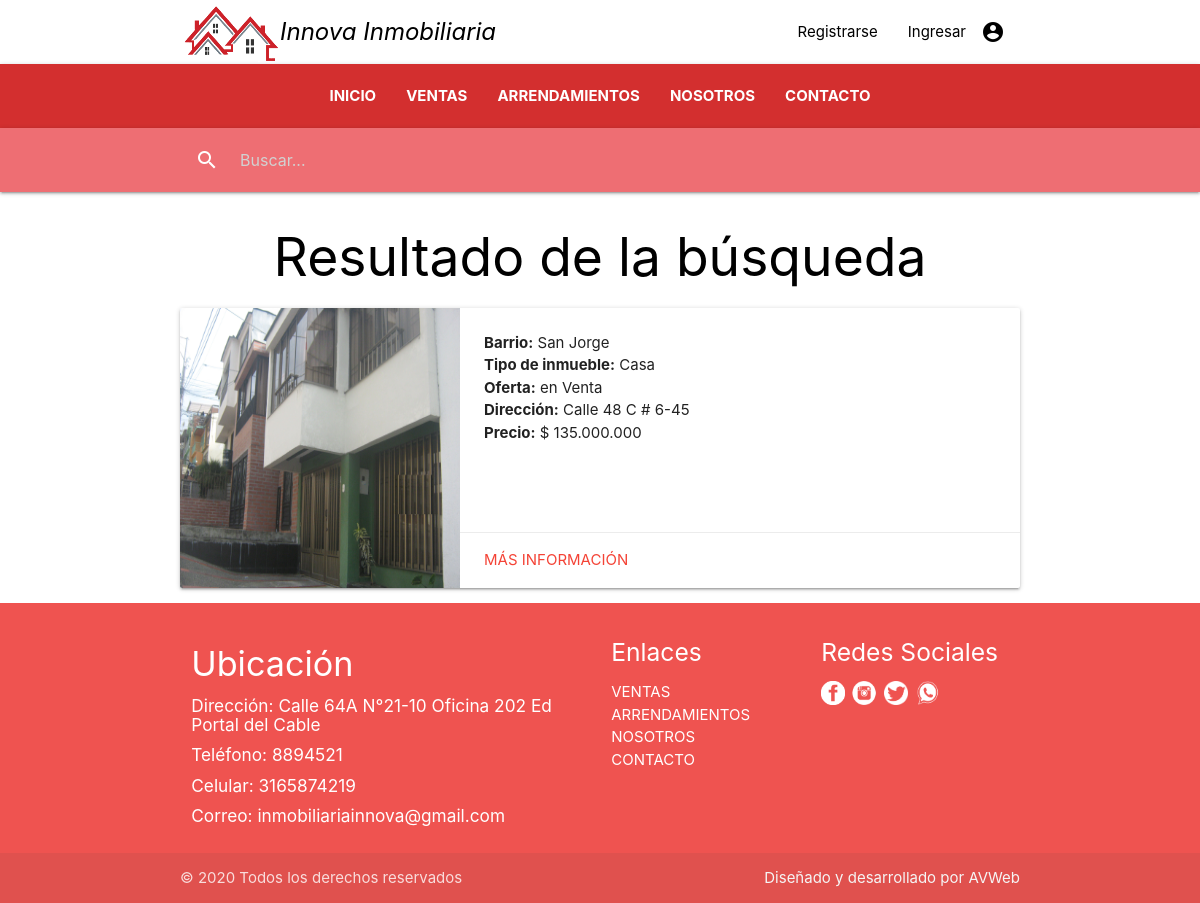
/buscar/, run on an earlier commit of the app's database.
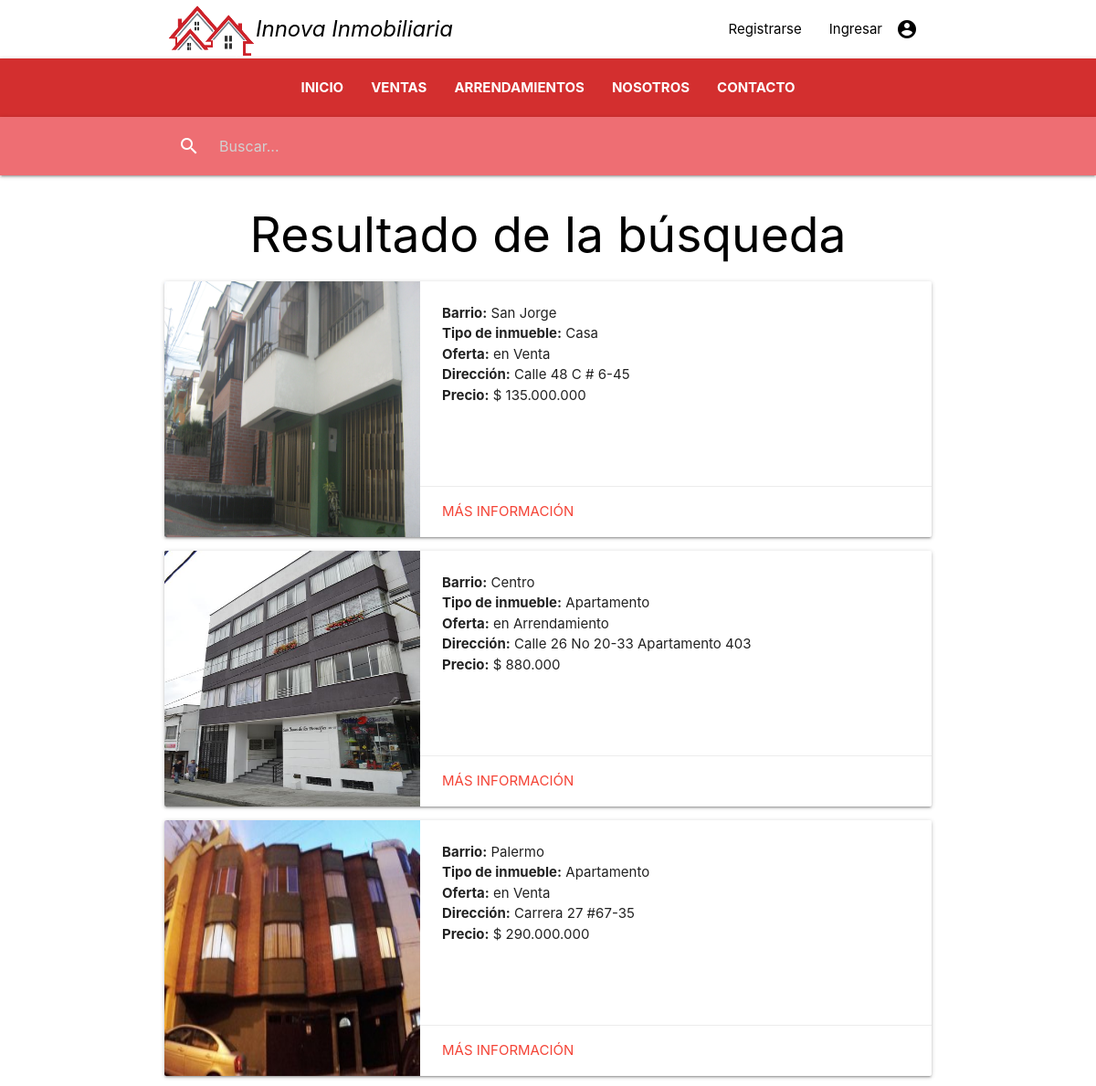
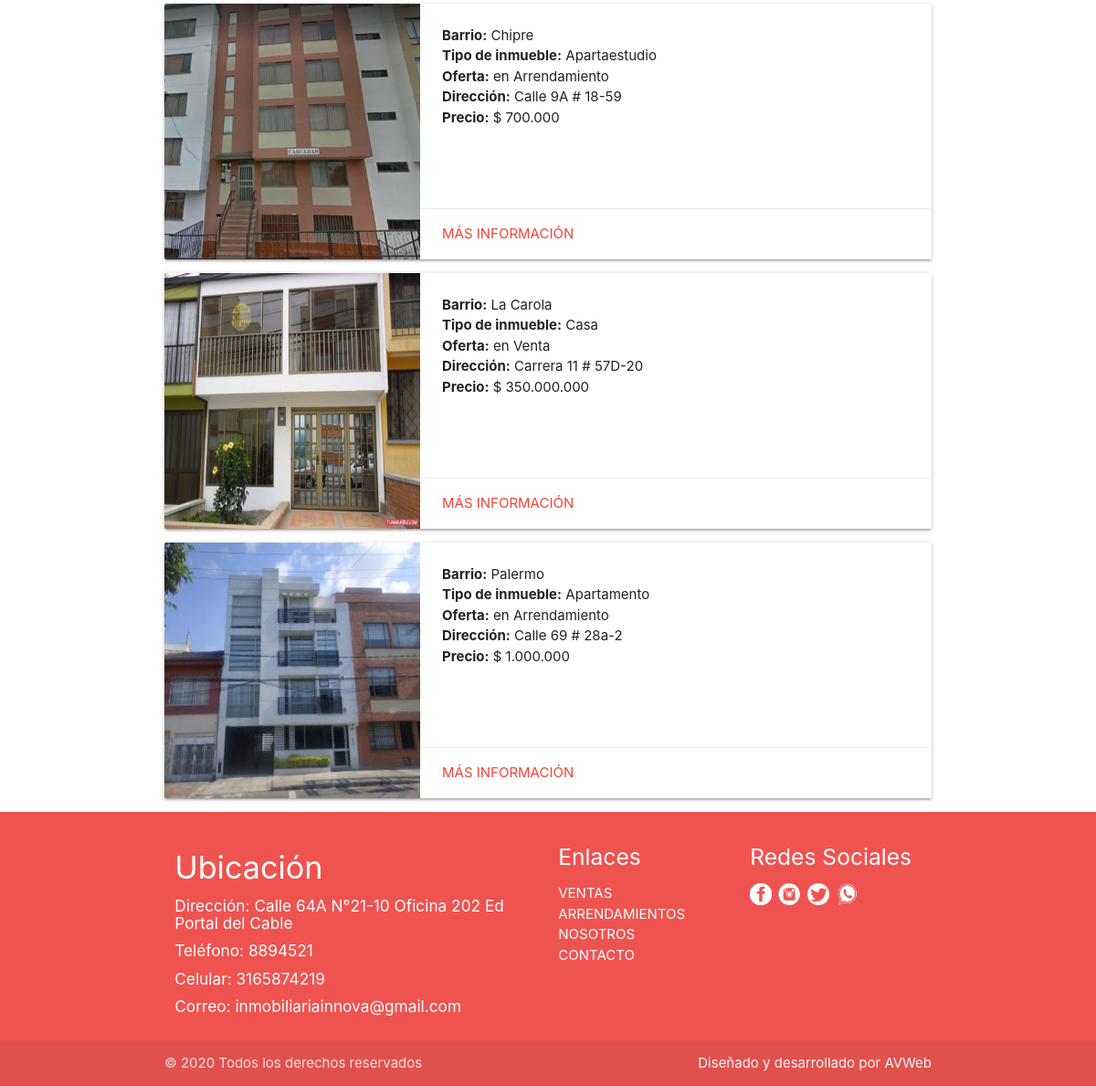
And on a later commit of the database (2 pictures, top to bottom).
### inmueble/models.py (models this page shows, shortened)
class Inmueble(models.Model):
    codigo = models.CharField(max_length=50, null=False)
    direccion = models.CharField(max_length=100, null=False)
    IDBarrio = models.ForeignKey(Barrio, null=False, on_delete=models.PROTECT)
    precio = models.DecimalField(max_digits=9, decimal_places=0,  null=False)
    IDTipo_de_inmueble = models.ForeignKey(Tipo_de_inmueble, null=False, on_delete=models.PROTECT)
    IDTipo_de_oferta = models.ForeignKey(Tipo_de_oferta, null=False, on_delete=models.PROTECT)
    alcoba = models.IntegerField(null=False)
    baño = models.IntegerField(null=False)
    parqueadero = models.BooleanField(null=False)
    disponible = models.BooleanField(null=False)
    descripcion = models.CharField(max_length=300, null=True)
    imagenppal = models.FileField(null=False, upload_to="imagenes/%Y/%m/%d")

class Barrio(models.Model):
    nombre = models.CharField(max_length=80, null=False)
    IDCiudad = models.ForeignKey(Ciudad, null=False, on_delete=models.PROTECT)

class Tipo_de_inmueble(models.Model):
    nombre = models.CharField(max_length=25, null=False)

class Tipo_de_oferta(models.Model):
    nombre = models.CharField(max_length=20, null=False)

### inmueble/views.py (the view)
# urls.py: path('buscar/', views.Busqueda, name='buscar'),
def Busqueda(request):
    queryset = request.GET.get("buscar")
    b = Inmueble.objects.filter(disponible=True)
    if queryset:
        b = Inmueble.objects.filter(
            Q(IDBarrio__nombre__icontains = queryset) |
            Q(IDTipo_de_inmueble__nombre__icontains = queryset) |
            Q(IDTipo_de_oferta__nombre__icontains = queryset)
        )
    return render(request, 'inmueble/inmueble_search.html', {'object_list':b, 'buscar':queryset})

### templates/inmueble/inmueble_search.html (shortened to what this page needs)
{% extends 'base/base.html' %}
{% load static %}
{% load humanize %}
{% block container %}
<h2 class="header center black-text text-lighten-3">Resultado de la búsqueda</h2>
  {% for data in object_list %}
    <div class="card horizontal">
      <div class="card-image">
        <img src="../../media/{{ data.imagenppal }}" style="width:280px; height:280px;">
      </div>
      <div class="card-stacked">
        <div class="card-content">
          <p><b>Barrio:</b> {{ data.IDBarrio.nombre }}</p>
          <p><b>Tipo de inmueble:</b> {{ data.IDTipo_de_inmueble.nombre }}</p>
          <p><b>Oferta:</b> en {{ data.IDTipo_de_oferta.nombre }}</p>
          <p><b>Dirección:</b> {{ data.direccion }}</p>
          <p><b>Precio:</b> $ {{ data.precio|intcomma }}</p>
        </div>
        <div class="card-action">
          <a href="{% url 'detalle' data.id %}" class="red-text">Más información</a>
        </div>
      </div>
    </div>
  {% endfor %}
{% endblock  %}

What changed in the data, as far as the page shows it:
added Inmueble: imagenppal (picture), IDBarrio.nombre "Centro", IDTipo_de_inmueble.nombre "Apartamento", IDTipo_de_oferta.nombre "Arrendamiento", direccion "Calle 26 No 20-33 Apartamento 403", precio "880.000"
added Inmueble: imagenppal (picture), IDBarrio.nombre "Palermo", IDTipo_de_inmueble.nombre "Apartamento", IDTipo_de_oferta.nombre "Venta", direccion "Carrera 27 #67-35", precio "290.000.000"
added Inmueble: imagenppal (picture), IDBarrio.nombre "Chipre", IDTipo_de_inmueble.nombre "Apartaestudio", IDTipo_de_oferta.nombre "Arrendamiento", direccion "Calle 9A # 18-59", precio "700.000"
added Inmueble: imagenppal (picture), IDBarrio.nombre "La Carola", IDTipo_de_inmueble.nombre "Casa", IDTipo_de_oferta.nombre "Venta", direccion "Carrera 11 # 57D-20", precio "350.000.000"
added Inmueble: imagenppal (picture), IDBarrio.nombre "Palermo", IDTipo_de_inmueble.nombre "Apartamento", IDTipo_de_oferta.nombre "Arrendamiento", direccion "Calle 69 # 28a-2", precio "1.000.000"
